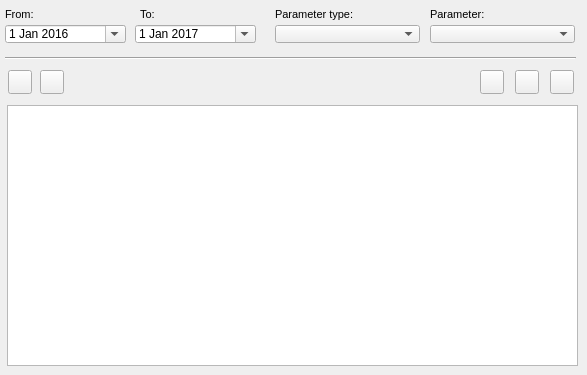
    <widget class="QWidget" name="page_event">
     <attribute name="title">
      <string>O&amp;&amp;M</string>
     </attribute>
     <widget class="QComboBox" name="event_id">
      <property name="geometry">
       <rect>
        <x>430</x>
        <y>25</y>
        <width>145</width>
        <height>18</height>
       </rect>
      </property>
     </widget>
     <widget class="QPushButton" name="btn_new_visit">
      <property name="geometry">
       <rect>
        <x>40</x>
        <y>70</y>
        <width>24</width>
        <height>24</height>
       </rect>
      </property>
      <property name="sizePolicy">
       <sizepolicy hsizetype="Minimum" vsizetype="Fixed">
        <horstretch>0</horstretch>
        <verstretch>0</verstretch>
       </sizepolicy>
      </property>
      <property name="toolTip">
       <string>Add visit</string>
      </property>
      <property name="styleSheet">
       <string notr="true"/>
      </property>
      <property name="text">
       <string/>
      </property>
      <property name="icon">
       <iconset>
        <normaloff>../icons/64b.png</normaloff>../icons/64b.png</iconset>
      </property>
      <property name="iconSize">
       <size>
        <width>22</width>
        <height>22</height>
       </size>
      </property>
     </widget>
     <widget class="QLabel" name="label_event_paramt_type">
      <property name="geometry">
       <rect>
        <x>275</x>
        <y>3</y>
        <width>93</width>
        <height>22</height>
       </rect>
      </property>
      <property name="font">
       <font>
        <pointsize>8</pointsize>
       </font>
      </property>
      <property name="layoutDirection">
       <enum>Qt::LeftToRight</enum>
      </property>
      <property name="frameShape">
       <enum>QFrame::NoFrame</enum>
      </property>
      <property name="frameShadow">
       <enum>QFrame::Raised</enum>
      </property>
      <property name="text">
       <string>Parameter type:</string>
      </property>
      <property name="textFormat">
       <enum>Qt::AutoText</enum>
      </property>
      <property name="scaledContents">
       <bool>false</bool>
      </property>
      <property name="margin">
       <number>3</number>
      </property>
     </widget>
     <widget class="QComboBox" name="event_type">
      <property name="geometry">
       <rect>
        <x>275</x>
        <y>25</y>
        <width>145</width>
        <height>18</height>
       </rect>
      </property>
     </widget>
     <widget class="QDateEdit" name="date_event_to">
      <property name="geometry">
       <rect>
        <x>135</x>
        <y>25</y>
        <width>121</width>
        <height>18</height>
       </rect>
      </property>
      <property name="date">
       <date>
        <year>2017</year>
        <month>1</month>
        <day>1</day>
       </date>
      </property>
      <property name="calendarPopup">
       <bool>true</bool>
      </property>
     </widget>
     <widget class="QPushButton" name="btn_open_gallery">
      <property name="geometry">
       <rect>
        <x>480</x>
        <y>70</y>
        <width>24</width>
        <height>24</height>
       </rect>
      </property>
      <property name="toolTip">
       <string>&lt;html&gt;&lt;head/&gt;&lt;body&gt;&lt;p&gt;Open Gallery&lt;/p&gt;&lt;/body&gt;&lt;/html&gt;</string>
      </property>
      <property name="styleSheet">
       <string notr="true"/>
      </property>
      <property name="text">
       <string/>
      </property>
      <property name="icon">
       <iconset>
        <normaloff>../icons/136b.png</normaloff>../icons/136b.png</iconset>
      </property>
      <property name="iconSize">
       <size>
        <width>22</width>
        <height>22</height>
       </size>
      </property>
     </widget>
     <widget class="QLabel" name="label_event_parameter">
      <property name="geometry">
       <rect>
        <x>430</x>
        <y>3</y>
        <width>91</width>
        <height>22</height>
       </rect>
      </property>
      <property name="font">
       <font>
        <pointsize>8</pointsize>
       </font>
      </property>
      <property name="frameShape">
       <enum>QFrame::NoFrame</enum>
      </property>
      <property name="frameShadow">
       <enum>QFrame::Raised</enum>
      </property>
      <property name="text">
       <string>Parameter:</string>
      </property>
      <property name="textFormat">
       <enum>Qt::AutoText</enum>
      </property>
      <property name="scaledContents">
       <bool>false</bool>
      </property>
      <property name="margin">
       <number>3</number>
      </property>
     </widget>
     <widget class="QDateEdit" name="date_event_from">
      <property name="geometry">
       <rect>
        <x>5</x>
        <y>25</y>
        <width>121</width>
        <height>18</height>
       </rect>
      </property>
      <property name="date">
       <date>
        <year>2016</year>
        <month>1</month>
        <day>1</day>
       </date>
      </property>
      <property name="calendarPopup">
       <bool>true</bool>
      </property>
     </widget>
     <widget class="QTableView" name="tbl_event_node">
      <property name="geometry">
       <rect>
        <x>7</x>
        <y>105</y>
        <width>571</width>
        <height>261</height>
       </rect>
      </property>
      <property name="sortingEnabled">
       <bool>true</bool>
      </property>
     </widget>
     <widget class="QLabel" name="label_data_event_from">
      <property name="geometry">
       <rect>
        <x>5</x>
        <y>3</y>
        <width>90</width>
        <height>22</height>
       </rect>
      </property>
      <property name="font">
       <font>
        <pointsize>8</pointsize>
       </font>
      </property>
      <property name="frameShape">
       <enum>QFrame::NoFrame</enum>
      </property>
      <property name="frameShadow">
       <enum>QFrame::Plain</enum>
      </property>
      <property name="text">
       <string>From:</string>
      </property>
      <property name="textFormat">
       <enum>Qt::AutoText</enum>
      </property>
      <property name="scaledContents">
       <bool>false</bool>
      </property>
      <property name="alignment">
       <set>Qt::AlignLeading|Qt::AlignLeft|Qt::AlignVCenter</set>
      </property>
      <property name="margin">
       <number>3</number>
      </property>
     </widget>
     <widget class="QLabel" name="label_data_event_to">
      <property name="geometry">
       <rect>
        <x>140</x>
        <y>3</y>
        <width>31</width>
        <height>22</height>
       </rect>
      </property>
      <property name="font">
       <font>
        <pointsize>8</pointsize>
       </font>
      </property>
      <property name="frameShape">
       <enum>QFrame::NoFrame</enum>
      </property>
      <property name="frameShadow">
       <enum>QFrame::Raised</enum>
      </property>
      <property name="text">
       <string>To:</string>
      </property>
      <property name="textFormat">
       <enum>Qt::AutoText</enum>
      </property>
      <property name="scaledContents">
       <bool>false</bool>
      </property>
      <property name="margin">
       <number>3</number>
      </property>
     </widget>
     <widget class="Line" name="line_7">
      <property name="geometry">
       <rect>
        <x>5</x>
        <y>50</y>
        <width>571</width>
        <height>16</height>
       </rect>
      </property>
      <property name="orientation">
       <enum>Qt::Horizontal</enum>
      </property>
     </widget>
     <widget class="QPushButton" name="btn_open_visit_doc">
      <property name="geometry">
       <rect>
        <x>515</x>
        <y>70</y>
        <width>24</width>
        <height>24</height>
       </rect>
      </property>
      <property name="styleSheet">
       <string notr="true"/>
      </property>
      <property name="text">
       <string/>
      </property>
      <property name="icon">
       <iconset>
        <normaloff>../icons/170b.png</normaloff>../icons/170b.png</iconset>
      </property>
      <property name="iconSize">
       <size>
        <width>22</width>
        <height>22</height>
       </size>
      </property>
     </widget>
     <widget class="QPushButton" name="btn_open_visit_event">
      <property name="geometry">
       <rect>
        <x>550</x>
        <y>70</y>
        <width>24</width>
        <height>24</height>
       </rect>
      </property>
      <property name="toolTip">
       <string>&lt;html&gt;&lt;head/&gt;&lt;body&gt;&lt;p&gt;Event data&lt;/p&gt;&lt;/body&gt;&lt;/html&gt;</string>
      </property>
      <property name="styleSheet">
       <string notr="true"/>
      </property>
      <property name="text">
       <string/>
      </property>
      <property name="icon">
       <iconset>
        <normaloff>../icons/134b.png</normaloff>../icons/134b.png</iconset>
      </property>
      <property name="iconSize">
       <size>
        <width>22</width>
        <height>22</height>
       </size>
      </property>
     </widget>
     <widget class="QPushButton" name="btn_open_visit">
      <property name="geometry">
       <rect>
        <x>8</x>
        <y>70</y>
        <width>24</width>
        <height>24</height>
       </rect>
      </property>
      <property name="toolTip">
       <string>Visit manager</string>
      </property>
      <property name="styleSheet">
       <string notr="true"/>
      </property>
      <property name="text">
       <string/>
      </property>
      <property name="icon">
       <iconset>
        <normaloff>../icons/65b.png</normaloff>../icons/65b.png</iconset>
      </property>
      <property name="iconSize">
       <size>
        <width>22</width>
        <height>22</height>
       </size>
      </property>
     </widget>
    </widget>
